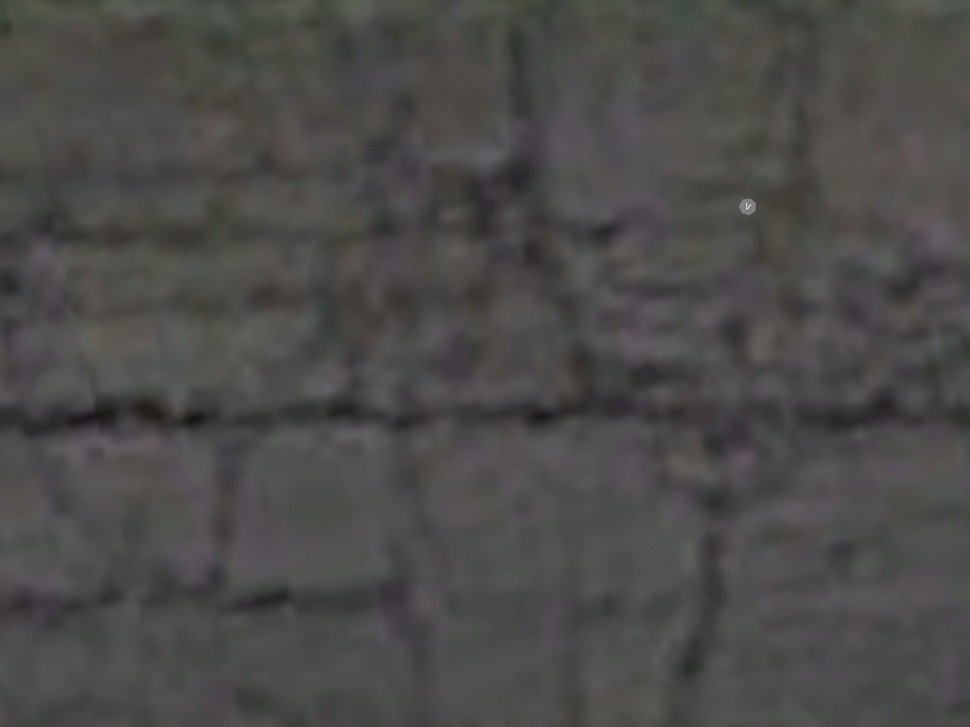
#> input picture object-detection/main/ImagesByCamera/img_000_tar_000.jpg, 970 x 727 px, shrunk from 4056 x 3040 before the run
$ python -i localization_ShapeDetector.py   (imports and definitions only)
#> lines starting #> are read from the running program, lines starting #| are printed output that depends on the picture; after the words box and inside, x2 and y2 are one past the last pixel; in counts of white or black regions, pixels touching at a corner belong together
#> further down, picture is the input picture: shape (727, 970, 3); mean B, G, R 73.5, 74.8, 75.6
import cv2

DEBUG = True  # todo: turn this off for production


# messing around ignore this function
def getHSVHist(path):
    img = cv2.imread(path)
    img2 = cv2.cvtColor(img, cv2.COLOR_BGR2HSV)
    h, s, v = img2[:, :, 0], img2[:, :, 1], img2[:, :, 2]
    hist_h = cv2.calcHist([h], [0], None, [256], [0, 256])
    hist_s = cv2.calcHist([s], [0], None, [256], [0, 256])
    hist_v = cv2.calcHist([v], [0], None, [256], [0, 256])
    return hist_h, hist_s, hist_v


# input: cv2 generated image using imshow (numpy array)
# output: center coordinates of shape
def findShape(img):
    # initial image processing for contour prep (black and white image with thresholding applied)
    gray = cv2.cvtColor(img, cv2.COLOR_BGR2GRAY)
    ret, threshImg = cv2.threshold(gray, 127, 255, cv2.THRESH_BINARY)
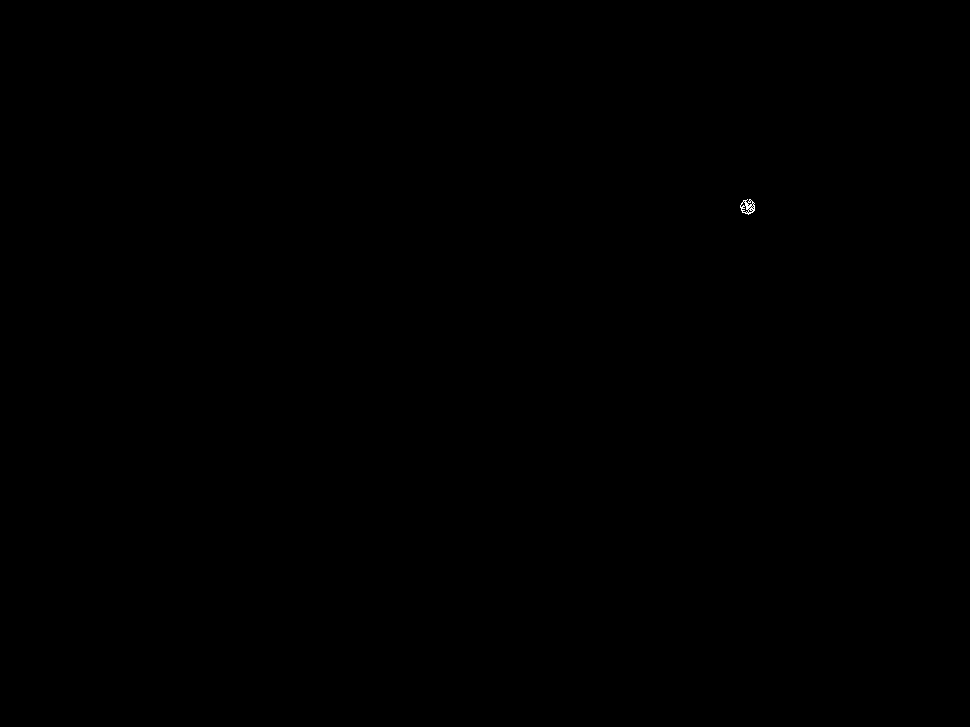
#> threshImg: shape (727, 970); 0.02% white in thin lines or dots, all inside (x1, y1, x2, y2) = (740, 199, 755, 215)

    # Get contours
    contours, _ = cv2.findContours(threshImg, cv2.RETR_TREE, cv2.CHAIN_APPROX_SIMPLE)
#> contours = 22 contours, 20 with area under 20; largest, box (x1, y1, x2, y2) and area: (740, 199, 755, 215) 148, (741, 205, 749, 213) 28
    # first 2 values are x and y coordinates and last is the contour count (number of points)
    shapeInfo = []

    # opencv detects many contours within the image
    # including the image shape itself (which is index 0 and should be ignored)
    contourCount = 0
    # if DEBUG:
    #     print("Found contours: ", len(contours)) # commented by MANH
    for contour in contours:
        #cv2.drawContours(img, [contour], 0, (0, 0, 255), 5)
        approx = cv2.approxPolyDP(contour, 0.01 * cv2.arcLength(contour, True), True)
        M = cv2.moments(contour)
        if M['m00'] != 0.0:
            x = int(M['m10'] / M['m00'])
            y = int(M['m01'] / M['m00'])
            shapeInfo.append((x, y, len(approx)))
            # if DEBUG:
            #     print("Contour #: ", contourCount, "Number of points: ", len(approx), "Location: ({},{})".format(x, y)) # commented by MANH
        contourCount += 1
#> this loop made 22 passes
#> (approx, x, y) on passes 2, 3, 4, 6, 7, 8, 9, 10, 11, 12, 13: ([[747, 212], [748, 211], [749, 212], [748, 213]], 748, 212), ([[745, 212], [746, 211], [747, 212], [746, 213]], 746, 212), ([[751, 210], [752, 209], [753, 210], [752, 211]], 752, 210), ([[750, 209], [751, 208], [752, 209], [751, 210]], 751, 209), ([[747, 209], [748, 208], [749, 209], [748, 210]], 748, 209), ([[752, 208], [753, 207], [754, 208], [753, 209]], 753, 208), ([[748, 208], [749, 207], [750, 208], [749, 209]], 749, 208), ([[751, 207], [752, 206], [753, 207], [752, 208]], 752, 207), ([[749, 207], [750, 206], [751, 207], [750, 208]], 750, 207), ([[752, 206], [753, 205], [754, 206], [753, 207]], 753, 206), ([[750, 206], [751, 205], [752, 206], [751, 207]], 751, 206)
#> (x, y) on passes 1, 5, 14, 16, 18, 19: (747, 206), (749, 210), (744, 209), (752, 204), (742, 204), (749, 202)
#> after the loop, contourCount = 22; shapeInfo = 22 items, first 6: (747, 206, 16), (748, 212, 4), (746, 212, 4), (752, 210, 4), (749, 210, 8), (751, 209, 4)

    # Getting the points count that appears the most in the shapeInfo list
    _, _, contourModeCount = max(set(shapeInfo), key=shapeInfo.count)
#> contourModeCount = 4
    # if DEBUG:
    #     print("The most occurring shape in this image has {} points".format(contourModeCount)) # commented by MANH

    # Getting the average coordinates for the shape with found contourModeCount value
    xSum = 0
    ySum = 0
    i = 0
    for shape in shapeInfo:
        if shape[2] == contourModeCount:
            # if DEBUG: print("Iterating thru: ", shape) # commented by MANH
            xSum = xSum + shape[0]
            ySum = ySum + shape[1]
            i += 1
#> this loop made 22 passes
#> (shape, xSum, ySum) on passes 2, 3, 4, 6, 7, 8, 9, 10, 11, 12, 13, 15: ((748, 212, 4), 748, 212), ((746, 212, 4), 1494, 424), ((752, 210, 4), 2246, 634), ((751, 209, 4), 2997, 843), ((748, 209, 4), 3745, 1052), ((753, 208, 4), 4498, 1260), ((749, 208, 4), 5247, 1468), ((752, 207, 4), 5999, 1675), ((750, 207, 4), 6749, 1882), ((753, 206, 4), 7502, 2088), ((751, 206, 4), 8253, 2294), ((748, 205, 4), 9001, 2499)
#> shape on passes 1, 5, 14, 16, 18, 19: (747, 206, 16), (749, 210, 8), (744, 209, 19), (752, 204, 6), (742, 204, 10), (749, 202, 10)
#> after the loop, i = 16; xSum = 11997; ySum = 3304
    avgCoords = (int(xSum / i), int(ySum / i))
#> avgCoords = (749, 206)
    cv2.circle(img, avgCoords, radius=1, color= (255,0,0), thickness=1)
#> img: shape (727, 970, 3); under 0.01% of pixels changed, all inside (x1, y1, x2, y2) = (748, 205, 751, 208)
    if DEBUG: print("Average coordinate location: ", avgCoords)
#| Average coordinate location:  (749, 206)
    return img, avgCoords, contourModeCount

>>> import cv2
>>> picture = cv2.imread('ImagesByCamera/img_000_tar_000.jpg')
>>> result = findShape(picture)
